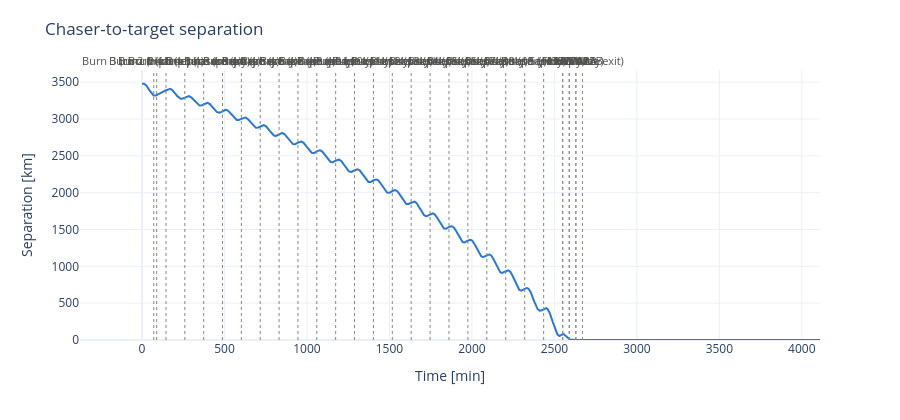

Here is the notebook cell this chart was saved with:
### Code cell
ts_tl, rv_c_tl, rv_t_tl = tl.arrays()
fig_sep = plot_separation(ts_tl, rv_c_tl, rv_t_tl, tl.burn_events())

### Figure 1 — Plotly figure (JSON) as saved in the notebook; plotly's stock layout.template omitted (floating-point values rounded to 4 significant figures; data arrays with more than 128 entries replaced by an {"elided": "..."} marker saying what was removed)
{"data": [{"hovertemplate": "t = %{x:.1f} min<br>separation = %{y:.1f} km<extra></extra>", "line": {"color": "#2a78d6", "width": 2}, "mode": "lines", "type": "scatter", "x": {"elided": "27973 float values"}, "y": {"elided": "27973 float values"}}], "layout": {"annotations": [{"font": {"color": "#52514e", "size": 11}, "showarrow": false, "text": "Burn 1 (plane)", "x": 70.98, "xanchor": "center", "xref": "x", "y": 1, "yanchor": "bottom", "yref": "y domain"}, {"font": {"color": "#52514e", "size": 11}, "showarrow": false, "text": "Burn 2 (Hohmann)", "x": 88.68, "xanchor": "center", "xref": "x", "y": 1, "yanchor": "bottom", "yref": "y domain"}, {"font": {"color": "#52514e", "size": 11}, "showarrow": false, "text": "Burn 3 (circularize + phase entry)", "x": 145.3, "xanchor": "center", "xref": "x", "y": 1, "yanchor": "bottom", "yref": "y domain"}, {"font": {"color": "#52514e", "size": 11}, "showarrow": false, "text": "Burn 4.0 (phase entry)", "x": 259.5, "xanchor": "center", "xref": "x", "y": 1, "yanchor": "bottom", "yref": "y domain"}, {"font": {"color": "#52514e", "size": 11}, "showarrow": false, "text": "Burn 4.1 (phase entry)", "x": 373.7, "xanchor": "center", "xref": "x", "y": 1, "yanchor": "bottom", "yref": "y domain"}, {"font": {"color": "#52514e", "size": 11}, "showarrow": false, "text": "Burn 4.2 (phase entry)", "x": 488.0, "xanchor": "center", "xref": "x", "y": 1, "yanchor": "bottom", "yref": "y domain"}, {"font": {"color": "#52514e", "size": 11}, "showarrow": false, "text": "Burn 4.3 (phase entry)", "x": 602.3, "xanchor": "center", "xref": "x", "y": 1, "yanchor": "bottom", "yref": "y domain"}, {"font": {"color": "#52514e", "size": 11}, "showarrow": false, "text": "Burn 4.4 (phase entry)", "x": 716.5, "xanchor": "center", "xref": "x", "y": 1, "yanchor": "bottom", "yref": "y domain"}, {"font": {"color": "#52514e", "size": 11}, "showarrow": false, "text": "Burn 4.5 (phase entry)", "x": 830.8, "xanchor": "center", "xref": "x", "y": 1, "yanchor": "bottom", "yref": "y domain"}, {"font": {"color": "#52514e", "size": 11}, "showarrow": false, "text": "Burn 4.6 (phase entry)", "x": 945.2, "xanchor": "center", "xref": "x", "y": 1, "yanchor": "bottom", "yref": "y domain"}, {"font": {"color": "#52514e", "size": 11}, "showarrow": false, "text": "Burn 4.7 (phase entry)", "x": 1060.0, "xanchor": "center", "xref": "x", "y": 1, "yanchor": "bottom", "yref": "y domain"}, {"font": {"color": "#52514e", "size": 11}, "showarrow": false, "text": "Burn 4.8 (phase entry)", "x": 1174.0, "xanchor": "center", "xref": "x", "y": 1, "yanchor": "bottom", "yref": "y domain"}, {"font": {"color": "#52514e", "size": 11}, "showarrow": false, "text": "Burn 4.9 (phase entry)", "x": 1288.0, "xanchor": "center", "xref": "x", "y": 1, "yanchor": "bottom", "yref": "y domain"}, {"font": {"color": "#52514e", "size": 11}, "showarrow": false, "text": "Burn 4.10 (phase entry)", "x": 1403.0, "xanchor": "center", "xref": "x", "y": 1, "yanchor": "bottom", "yref": "y domain"}, {"font": {"color": "#52514e", "size": 11}, "showarrow": false, "text": "Burn 4.11 (phase entry)", "x": 1517.0, "xanchor": "center", "xref": "x", "y": 1, "yanchor": "bottom", "yref": "y domain"}, {"font": {"color": "#52514e", "size": 11}, "showarrow": false, "text": "Burn 4.12 (phase entry)", "x": 1632.0, "xanchor": "center", "xref": "x", "y": 1, "yanchor": "bottom", "yref": "y domain"}, {"font": {"color": "#52514e", "size": 11}, "showarrow": false, "text": "Burn 4.13 (phase entry)", "x": 1746.0, "xanchor": "center", "xref": "x", "y": 1, "yanchor": "bottom", "yref": "y domain"}, {"font": {"color": "#52514e", "size": 11}, "showarrow": false, "text": "Burn 4.14 (phase entry)", "x": 1861.0, "xanchor": "center", "xref": "x", "y": 1, "yanchor": "bottom", "yref": "y domain"}, {"font": {"color": "#52514e", "size": 11}, "showarrow": false, "text": "Burn 4.15 (phase entry)", "x": 1975.0, "xanchor": "center", "xref": "x", "y": 1, "yanchor": "bottom", "yref": "y domain"}, {"font": {"color": "#52514e", "size": 11}, "showarrow": false, "text": "Burn 4.16 (phase entry)", "x": 2090.0, "xanchor": "center", "xref": "x", "y": 1, "yanchor": "bottom", "yref": "y domain"}, {"font": {"color": "#52514e", "size": 11}, "showarrow": false, "text": "Burn 4.17 (phase entry)", "x": 2205.0, "xanchor": "center", "xref": "x", "y": 1, "yanchor": "bottom", "yref": "y domain"}, {"font": {"color": "#52514e", "size": 11}, "showarrow": false, "text": "Burn 4.18 (phase entry)", "x": 2320.0, "xanchor": "center", "xref": "x", "y": 1, "yanchor": "bottom", "yref": "y domain"}, {"font": {"color": "#52514e", "size": 11}, "showarrow": false, "text": "Burn 4.19 (phase entry)", "x": 2435.0, "xanchor": "center", "xref": "x", "y": 1, "yanchor": "bottom", "yref": "y domain"}, {"font": {"color": "#52514e", "size": 11}, "showarrow": false, "text": "Burn 5 (Final phase exit)", "x": 2550.0, "xanchor": "center", "xref": "x", "y": 1, "yanchor": "bottom", "yref": "y domain"}, {"font": {"color": "#52514e", "size": 11}, "showarrow": false, "text": "HCW 0A", "x": 2550.0, "xanchor": "center", "xref": "x", "y": 1, "yanchor": "bottom", "yref": "y domain"}, {"font": {"color": "#52514e", "size": 11}, "showarrow": false, "text": "HCW 0B", "x": 2590.0, "xanchor": "center", "xref": "x", "y": 1, "yanchor": "bottom", "yref": "y domain"}, {"font": {"color": "#52514e", "size": 11}, "showarrow": false, "text": "HCW 1A", "x": 2590.0, "xanchor": "center", "xref": "x", "y": 1, "yanchor": "bottom", "yref": "y domain"}, {"font": {"color": "#52514e", "size": 11}, "showarrow": false, "text": "HCW 1B", "x": 2630.0, "xanchor": "center", "xref": "x", "y": 1, "yanchor": "bottom", "yref": "y domain"}, {"font": {"color": "#52514e", "size": 11}, "showarrow": false, "text": "HCW 2A", "x": 2630.0, "xanchor": "center", "xref": "x", "y": 1, "yanchor": "bottom", "yref": "y domain"}, {"font": {"color": "#52514e", "size": 11}, "showarrow": false, "text": "HCW 2B", "x": 2670.0, "xanchor": "center", "xref": "x", "y": 1, "yanchor": "bottom", "yref": "y domain"}], "height": 420, "margin": {"t": 70}, "shapes": [{"line": {"color": "#898781", "dash": "dot", "width": 1}, "type": "line", "x0": 70.98, "x1": 70.98, "xref": "x", "y0": 0, "y1": 1, "yref": "y domain"}, {"line": {"color": "#898781", "dash": "dot", "width": 1}, "type": "line", "x0": 88.68, "x1": 88.68, "xref": "x", "y0": 0, "y1": 1, "yref": "y domain"}, {"line": {"color": "#898781", "dash": "dot", "width": 1}, "type": "line", "x0": 145.3, "x1": 145.3, "xref": "x", "y0": 0, "y1": 1, "yref": "y domain"}, {"line": {"color": "#898781", "dash": "dot", "width": 1}, "type": "line", "x0": 259.5, "x1": 259.5, "xref": "x", "y0": 0, "y1": 1, "yref": "y domain"}, {"line": {"color": "#898781", "dash": "dot", "width": 1}, "type": "line", "x0": 373.7, "x1": 373.7, "xref": "x", "y0": 0, "y1": 1, "yref": "y domain"}, {"line": {"color": "#898781", "dash": "dot", "width": 1}, "type": "line", "x0": 488.0, "x1": 488.0, "xref": "x", "y0": 0, "y1": 1, "yref": "y domain"}, {"line": {"color": "#898781", "dash": "dot", "width": 1}, "type": "line", "x0": 602.3, "x1": 602.3, "xref": "x", "y0": 0, "y1": 1, "yref": "y domain"}, {"line": {"color": "#898781", "dash": "dot", "width": 1}, "type": "line", "x0": 716.5, "x1": 716.5, "xref": "x", "y0": 0, "y1": 1, "yref": "y domain"}, {"line": {"color": "#898781", "dash": "dot", "width": 1}, "type": "line", "x0": 830.8, "x1": 830.8, "xref": "x", "y0": 0, "y1": 1, "yref": "y domain"}, {"line": {"color": "#898781", "dash": "dot", "width": 1}, "type": "line", "x0": 945.2, "x1": 945.2, "xref": "x", "y0": 0, "y1": 1, "yref": "y domain"}, {"line": {"color": "#898781", "dash": "dot", "width": 1}, "type": "line", "x0": 1060.0, "x1": 1060.0, "xref": "x", "y0": 0, "y1": 1, "yref": "y domain"}, {"line": {"color": "#898781", "dash": "dot", "width": 1}, "type": "line", "x0": 1174.0, "x1": 1174.0, "xref": "x", "y0": 0, "y1": 1, "yref": "y domain"}, {"line": {"color": "#898781", "dash": "dot", "width": 1}, "type": "line", "x0": 1288.0, "x1": 1288.0, "xref": "x", "y0": 0, "y1": 1, "yref": "y domain"}, {"line": {"color": "#898781", "dash": "dot", "width": 1}, "type": "line", "x0": 1403.0, "x1": 1403.0, "xref": "x", "y0": 0, "y1": 1, "yref": "y domain"}, {"line": {"color": "#898781", "dash": "dot", "width": 1}, "type": "line", "x0": 1517.0, "x1": 1517.0, "xref": "x", "y0": 0, "y1": 1, "yref": "y domain"}, {"line": {"color": "#898781", "dash": "dot", "width": 1}, "type": "line", "x0": 1632.0, "x1": 1632.0, "xref": "x", "y0": 0, "y1": 1, "yref": "y domain"}, {"line": {"color": "#898781", "dash": "dot", "width": 1}, "type": "line", "x0": 1746.0, "x1": 1746.0, "xref": "x", "y0": 0, "y1": 1, "yref": "y domain"}, {"line": {"color": "#898781", "dash": "dot", "width": 1}, "type": "line", "x0": 1861.0, "x1": 1861.0, "xref": "x", "y0": 0, "y1": 1, "yref": "y domain"}, {"line": {"color": "#898781", "dash": "dot", "width": 1}, "type": "line", "x0": 1975.0, "x1": 1975.0, "xref": "x", "y0": 0, "y1": 1, "yref": "y domain"}, {"line": {"color": "#898781", "dash": "dot", "width": 1}, "type": "line", "x0": 2090.0, "x1": 2090.0, "xref": "x", "y0": 0, "y1": 1, "yref": "y domain"}, {"line": {"color": "#898781", "dash": "dot", "width": 1}, "type": "line", "x0": 2205.0, "x1": 2205.0, "xref": "x", "y0": 0, "y1": 1, "yref": "y domain"}, {"line": {"color": "#898781", "dash": "dot", "width": 1}, "type": "line", "x0": 2320.0, "x1": 2320.0, "xref": "x", "y0": 0, "y1": 1, "yref": "y domain"}, {"line": {"color": "#898781", "dash": "dot", "width": 1}, "type": "line", "x0": 2435.0, "x1": 2435.0, "xref": "x", "y0": 0, "y1": 1, "yref": "y domain"}, {"line": {"color": "#898781", "dash": "dot", "width": 1}, "type": "line", "x0": 2550.0, "x1": 2550.0, "xref": "x", "y0": 0, "y1": 1, "yref": "y domain"}, {"line": {"color": "#898781", "dash": "dot", "width": 1}, "type": "line", "x0": 2550.0, "x1": 2550.0, "xref": "x", "y0": 0, "y1": 1, "yref": "y domain"}, {"line": {"color": "#898781", "dash": "dot", "width": 1}, "type": "line", "x0": 2590.0, "x1": 2590.0, "xref": "x", "y0": 0, "y1": 1, "yref": "y domain"}, {"line": {"color": "#898781", "dash": "dot", "width": 1}, "type": "line", "x0": 2590.0, "x1": 2590.0, "xref": "x", "y0": 0, "y1": 1, "yref": "y domain"}, {"line": {"color": "#898781", "dash": "dot", "width": 1}, "type": "line", "x0": 2630.0, "x1": 2630.0, "xref": "x", "y0": 0, "y1": 1, "yref": "y domain"}, {"line": {"color": "#898781", "dash": "dot", "width": 1}, "type": "line", "x0": 2630.0, "x1": 2630.0, "xref": "x", "y0": 0, "y1": 1, "yref": "y domain"}, {"line": {"color": "#898781", "dash": "dot", "width": 1}, "type": "line", "x0": 2670.0, "x1": 2670.0, "xref": "x", "y0": 0, "y1": 1, "yref": "y domain"}], "showlegend": false, "title": {"text": "Chaser-to-target separation"}, "xaxis": {"autorange": true, "title": {"text": "Time [min]"}}, "yaxis": {"autorange": true, "rangemode": "tozero", "title": {"text": "Separation [km]"}}}}
